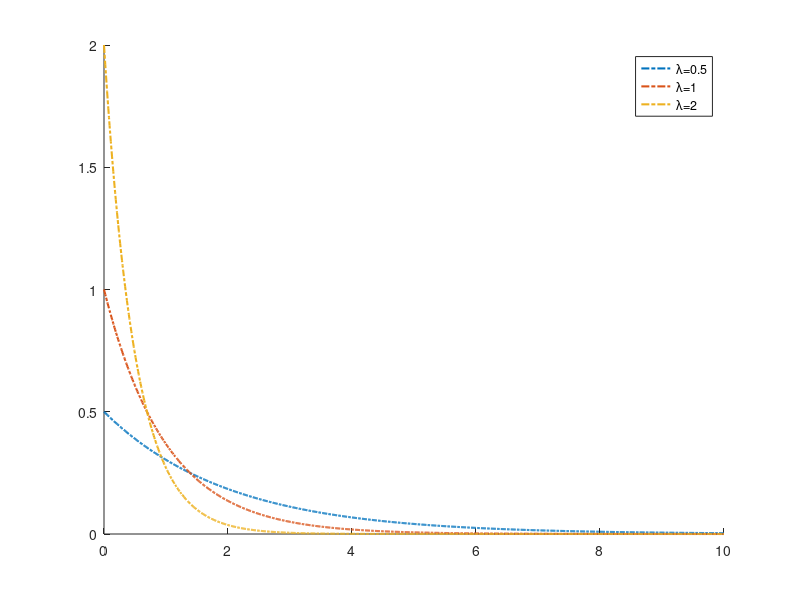

The MATLAB script that drew this image: (Note: this script raises an error after producing the figure.)
%% SAMPLING METHOD FOR THE EXPONENTIAL DISTRIBUTION
% This figure shows the exact pdf compared with the pdf obtained by the
% kernel density estimator through a sample of the exponential distribution

% Since we want that the exact pdf and the pdf obtained using the kernel 
% density estimator have the same color, we require that the default colors
% of Matlab restart cyclically after 3 times.
cmp=colormap(lines(3));
set(groot,'defaultAxesColorOrder',cmp)
% in this way the colors turn ciclically

% Support
support=0:0.01:10;

% Rate of the different exponential distribution
mu=zeros(1,3);
mu(1)=0.5;
mu(2)=1;
mu(3)=2;

% Plotting the exact pdf
hold on
plot(support,exppdf(support,mu(3)),'-.','LineWidth',1.5)
plot(support,exppdf(support,mu(2)),'-.','LineWidth',1.5)
plot(support,exppdf(support,mu(1)),'-.','LineWidth',1.5)
legend('\lambda=0.5', '\lambda=1', '\lambda=2')

% Samples
n=1000000; % number of sample
%% mu(1)
sample_exp=-log(rand(1,n))/mu(1);  % application of the inversion method
[pdf,range] = ksdensity(sample_exp,support); % estimate of the density through the sample 
plot(range,pdf,'-','LineWidth',1.5)


%% mu(2)
sample_exp=-log(rand(1,n))/mu(2);
[pdf,range] = ksdensity(sample_exp,support);
plot(range,pdf,'-','LineWidth',1.5)

%% mu(3)
sample_exp=-log(rand(1,n))/mu(3);
[pdf,range] = ksdensity(sample_exp,support);
plot(range,pdf,'-','LineWidth',1.5)

axis([0 7 0 2])
title('Sampling exponential distributions')

% delete the impostation for the colors
set(groot,'defaultAxesColorOrder','remove')